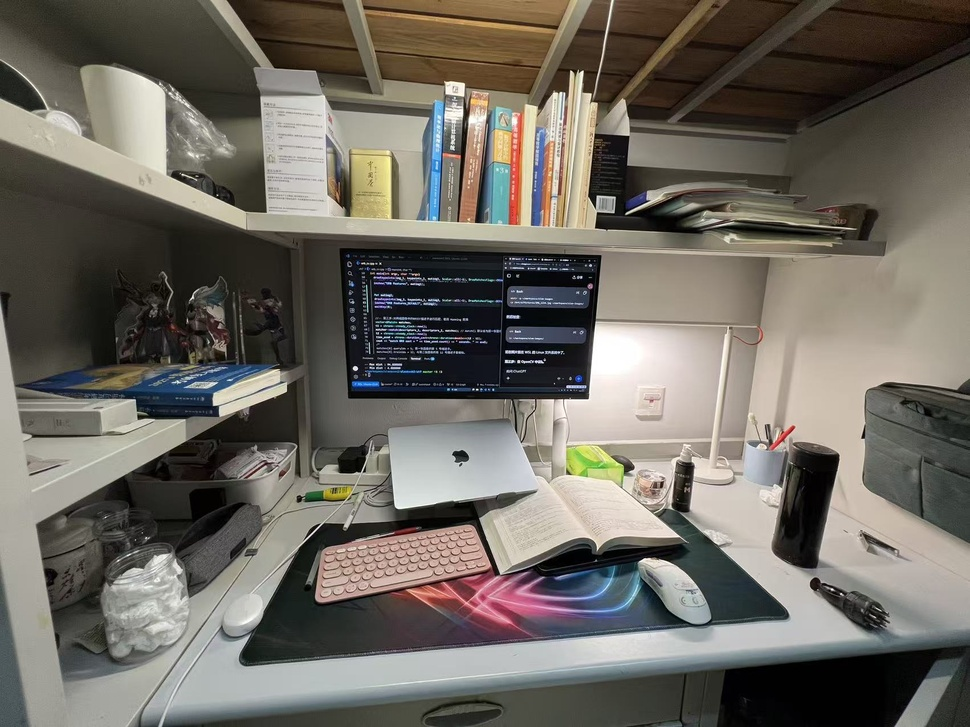
//> input picture ch7/test_1.jpg, 970 x 727 px, shrunk from 1702 x 1276 before the run
$ ./orb_cv test_1.jpg test_2.jpg   (built with g++ and OpenCV 4)
//> lines starting //> are read from the running program, lines starting //| are printed output that depends on the picture
// ./build/orb_cv test_1.jpg test_2.jpg
#include <iostream>
#include <opencv2/core.hpp>
#include <opencv2/features2d.hpp>
#include <opencv2/highgui.hpp>
#include <chrono>

using namespace std;
using namespace cv;

int main(int argc, char **argv)
{
  if (argc != 3)
  {
    cout << "usage: feature_extraction img1 img2" << endl;
    return 1;
  }
  //-- 读取图像
  // OpenCV 4 使用带命名空间的读取模式枚举；读取彩色图像的行为与旧宏一致。
  Mat img_1 = imread(argv[1], cv::IMREAD_COLOR); // 读取为三通道 BGR 彩色图 值是 1
//> img_1 is the input picture: 727 rows x 970 cols, CV_8UC3; mean B, G, R 97.6, 105.4, 109.8
  Mat img_2 = imread(argv[2], cv::IMREAD_COLOR);
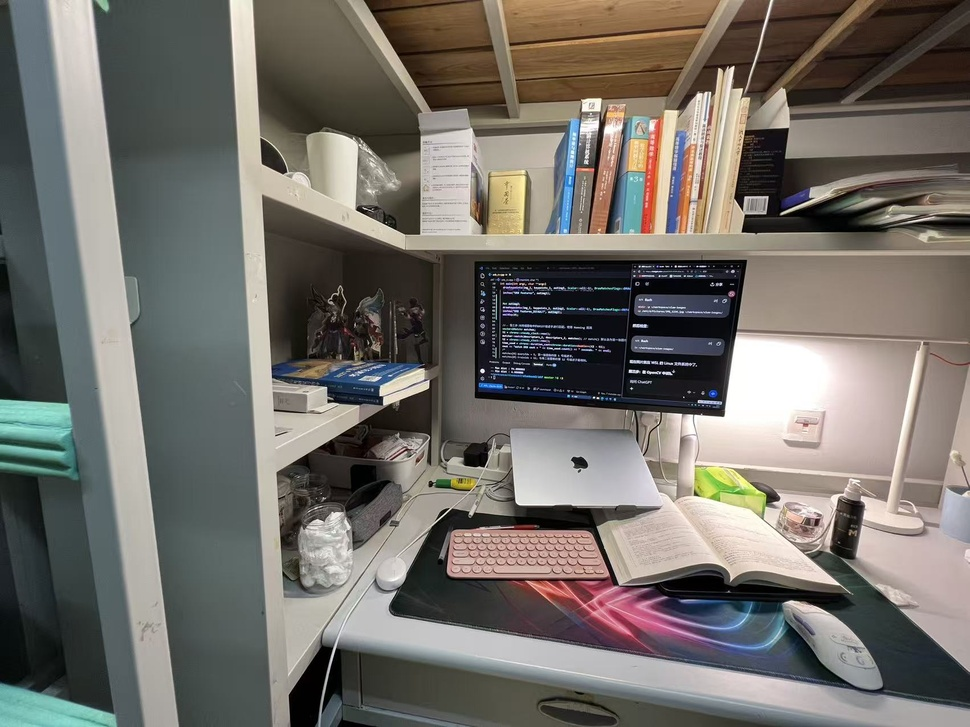
//> input picture ch7/test_2.jpg, 970 x 727 px, shrunk from 1702 x 1276 before the run
//> img_2 is the input picture: 727 rows x 970 cols, CV_8UC3; mean B, G, R 105.3, 111.2, 114.9
  assert(img_1.data != nullptr && img_2.data != nullptr);

  //-- 初始化
  std::vector<KeyPoint> keypoints_1, keypoints_2;
  Mat descriptors_1, descriptors_2;                    // 既可以存储图像，也可以存储描述子矩阵。
  Ptr<FeatureDetector> detector = ORB::create();       // Ptr 是 OpenCV 提供的智能指针模板, 声明一个指针变量 detector，用于指向特征检测器对象。 创建一个 ORB 对象，并用基类接口 FeatureDetector 类型的智能指针管理它。
  Ptr<DescriptorExtractor> descriptor = ORB::create(); // 这是 ORB 类的静态工厂方法，用来创建一个 ORB 算法对象, 本来是彩色图， 在算法内部转换成单通道灰度图
  Ptr<DescriptorMatcher> matcher = DescriptorMatcher::create("BruteForce-Hamming");

  //-- 第一步:检测 Oriented FAST 角点位置
  chrono::steady_clock::time_point t1 = chrono::steady_clock::now();
  detector->detect(img_1, keypoints_1); // 通过指针访问对象的成员函数。
//> keypoints_1 = 500 keypoints; strongest (x, y, size): (356, 367, 31), (356, 369, 31), (354, 367, 37.2), (353, 368, 31)
  detector->detect(img_2, keypoints_2); // detect() 得到的不只是角点坐标，还有描述子计算所需要的角度、金字塔层数等信息。
//> keypoints_2 = 500 keypoints; strongest (x, y, size): (483, 371, 31), (482, 369, 31), (644, 371, 31), (644, 373, 31)

  //-- 第二步:根据角点位置计算 BRIEF 描述子
  descriptor->compute(img_1, keypoints_1, descriptors_1);
  descriptor->compute(img_2, keypoints_2, descriptors_2);
  /*对一个特征点来说，算法会：
  1. 根据 keypoints_1[i].octave，确定对应的图像金字塔尺度。
  2. 根据 keypoints_1[i].pt，确定特征点位置。
  3. 根据 keypoints_1[i].angle，旋转 BRIEF 的采样点对。
  4. 在图像中比较点对的灰度，得到 256 个二进制位（默认参数）。
  5. 将这些位打包为 32 字节，作为该特征点的描述子。
  */
  chrono::steady_clock::time_point t2 = chrono::steady_clock::now();
  chrono::duration<double> time_used = chrono::duration_cast<chrono::duration<double>>(t2 - t1);
  cout << "extract ORB cost = " << time_used.count() << " seconds. " << endl;

  Mat outimg1;
  drawKeypoints(img_1, keypoints_1, outimg1, Scalar::all(-1), DrawMatchesFlags::DRAW_RICH_KEYPOINTS); // enum class DrawMatchesFlags, ::：从 DrawMatchesFlags 枚举类型中找到 DRAW_RICH_KEYPOINTS 枚举值。
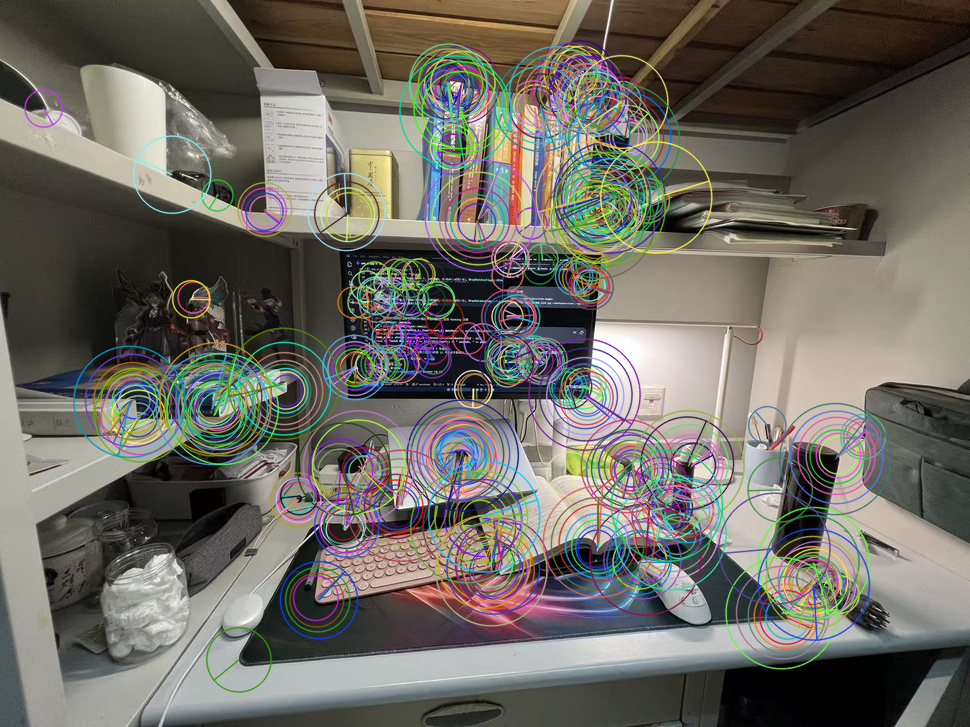
//> outimg1: 727 rows x 970 cols, CV_8UC3; mean B, G, R 99.7, 107.5, 110.2
  // Scalar(255, 0, 0);   // 蓝色（BGR）
  // Scalar::all(x) 表示让四个分量全部等于 x
  // DEFAULT: 对于每个特征点，只画一个小圆圈，主要告诉你特征点在哪里。
  // DRAW_RICH_KEYPOINTS:  圆心：特征点位置。 圆圈直径：特征区域的大小  圆心出发的线段：特征点的方向（当角度有效时）, 会把所有图像金字塔层中检测到的 ORB 特征点，统一绘制到原始图像上，并根据每个特征点的 size 画出不同大小的圆圈。
  // size : 1. 在半径为 15 的圆形区域中计算灰度质心, 2. 计算描述子
  imshow("ORB features", outimg1);


  Mat outimg2;
  drawKeypoints(img_1, keypoints_1, outimg2, Scalar::all(-1), DrawMatchesFlags::DEFAULT); // enum class DrawMatchesFlags, ::：从 DrawMatchesFlags 枚举类型中找到 DRAW_RICH_KEYPOINTS 枚举值。
  imshow("ORB features_DEFAULT", outimg2);
  waitKey(0);


  //-- 第三步:对两幅图像中的BRIEF描述子进行匹配，使用 Hamming 距离
  vector<DMatch> matches;
  t1 = chrono::steady_clock::now();
  matcher->match(descriptors_1, descriptors_2, matches); // match() 默认会为第一张图像中的每个描述子，在第二张图像中寻找距离最小的一个描述子。
//> matches = 500 matches
  t2 = chrono::steady_clock::now();
  time_used = chrono::duration_cast<chrono::duration<double>>(t2 - t1);
  cout << "match ORB cost = " << time_used.count() << " seconds. " << endl;
  /*
  matches[0].queryIdx = 5; 第一张图像的第 5 号描述子。
  matches[0].trainIdx = 12; 与第二张图像的第 12 号描述子最相似。
  matches[0].distance = 18; 两者的汉明距离为 18。
  */

  //-- 第四步:匹配点对筛选
  // 计算最小距离和最大距离
  auto min_max = minmax_element(matches.begin(), matches.end(),
                                [](const DMatch &m1, const DMatch &m2)
                                { return m1.distance < m2.distance; });
  /*
  返回的是 std::pair，其中存储两个迭代器：
  - first：指向最小元素。
  - second：指向最大元素。*/
  double min_dist = min_max.first->distance;
//> min_dist = 6
  double max_dist = min_max.second->distance;
//> max_dist = 89

  printf("-- Max dist : %f \n", max_dist);
//| -- Max dist : 89.000000
  printf("-- Min dist : %f \n", min_dist);
//| -- Min dist : 6.000000

  // 当描述子之间的距离大于两倍的最小距离时,即认为匹配有误.但有时候最小距离会非常小,设置一个经验值30作为下限.
  std::vector<DMatch> good_matches;
  for (int i = 0; i < descriptors_1.rows; i++)
  {
    if (matches[i].distance <= max(2 * min_dist, 20.0))
    {
      good_matches.push_back(matches[i]);
    }
  }//  matches 为第一张图像中的每个描述子，在第二张图像中寻找汉明距离最小的描述子。
  // 我们希望 保留距离较小的匹配 删除距离过大的匹配  距离多大才算过大 但是假设某次匹配的最小距离特别, 就会有问题
  // max(2 * min_dist, 30.0) 引入了一个经验性的阈值下限 30。

  //-- 第五步:绘制匹配结果
  Mat img_match;
  Mat img_goodmatch;
  drawMatches(img_1, keypoints_1, img_2, keypoints_2, matches, img_match);
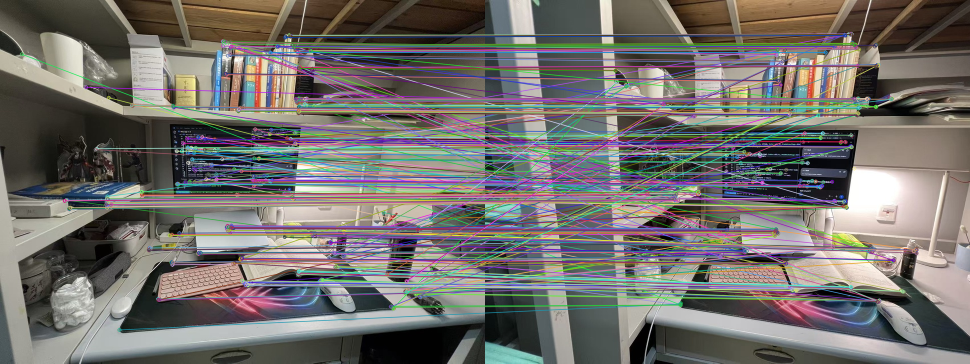
//> img_match: 727 rows x 1940 cols, CV_8UC3 (shown at 1/2 size); mean B, G, R 108.3, 111.3, 114.8
  drawMatches(img_1, keypoints_1, img_2, keypoints_2, good_matches, img_goodmatch);
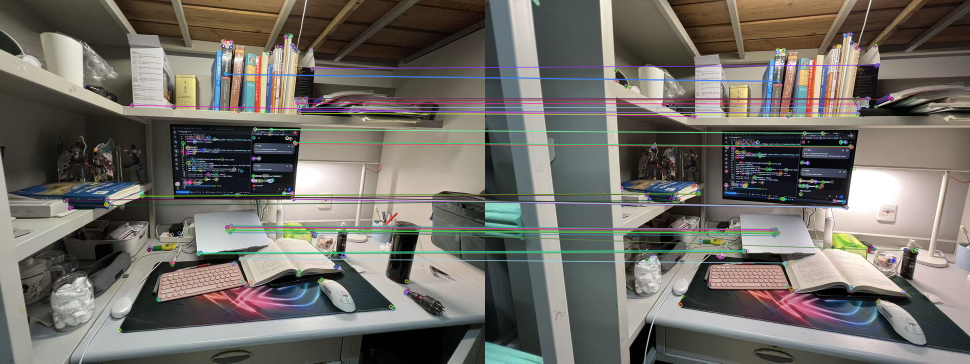
//> img_goodmatch: 727 rows x 1940 cols, CV_8UC3 (shown at 1/2 size); mean B, G, R 102.5, 108.9, 112.4
  imshow("all matches", img_match);
  imshow("good matches", img_goodmatch);
  waitKey(0);

  return 0;
}
